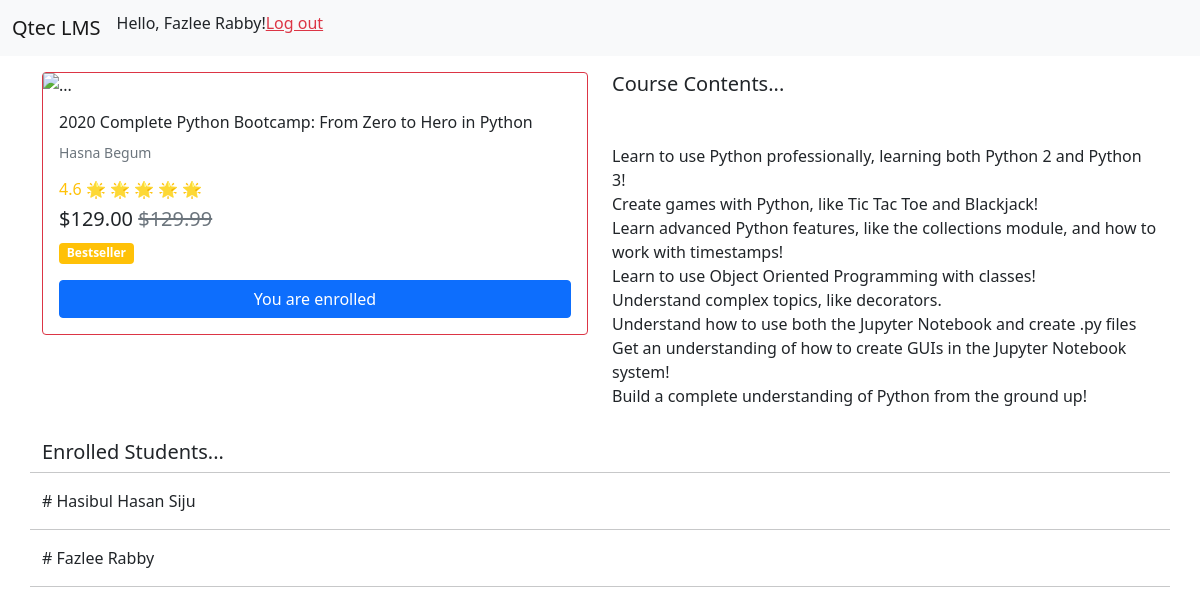
Page /course/1 (signed in) on the committed database.
### core/models.py (models this page shows, shortened)
class Student(models.Model):
    user = models.OneToOneField(User, null=True, on_delete=models.CASCADE)
    name = models.CharField(max_length=200)

class Course(models.Model):
    title = models.CharField(max_length=200)
    cost = models.DecimalField(max_digits=5, decimal_places=2)
    contents = models.TextField(max_length=1000, blank=True)
    students = models.ManyToManyField(
        Student, blank=True, through='Enrollment')
    teacher = models.ForeignKey(Teacher, null=True, on_delete=models.CASCADE)

class Teacher(models.Model):
    user = models.OneToOneField(User, null=True, on_delete=models.CASCADE)
    name = models.CharField(max_length=200)
    def __str__(self):
        return self.name

### core/views.py (the view)
# urls.py: path('course/<str:pk>', views.course_detail),
def course_detail(request, pk):
    course = Course.objects.get(id=pk)
    students = course.students.all()
    print(request.user)
    try:
        if request.user.student:
            not_student = False
            hasib = Student.objects.get(pk=request.user.student.id)
            try:
                if hasib.course_set.get(id=pk):
                    enrolled = True
                else:
                    enrolled = False
            except Course.DoesNotExist:
                enrolled = False
    except AttributeError:
        enrolled = False
        not_student = True
    context = {'course': course, 'students': students,
               'not_student': not_student, 'enrolled': enrolled}
    return render(request, 'core/course_detail.html', context)

### core/templates/core/course_detail.html (shortened to what this page needs)
{% extends 'core/base.html' %} {% block content %}
<div class="row">
  <div class="col">
    <div class="card border-danger">
      <img
        src="https://img-b.udemycdn.com/course/240x135/567828_67d0.jpg?secure=QJrwzi_5KvxLoqUXNJdCKQ%3D%3D%2C1604217487"
        alt="..."
        width="300px"
      />
      <div class="card-body">
        <h6 class="card-title">{{course.title}}</h6>
        <p class="text-secondary"><small>{{course.teacher}}</small></p>
        <h6 class="text-warning">4.6 🌟 🌟 🌟 🌟 🌟</h6>
        <h5>
          ${{course.cost}}
          <span class="text-secondary"><del>$129.99</del></span>
        </h5>
        <span class="badge bg-warning mb-3">Bestseller</span><br />
        {% if not_student %} {%if request.user.groups.exists %}
        <span></span>
        {%ifequal course.teacher.id request.user.teacher.id %}
        <a
          href="/update-course/{{course.id}}"
          style="width: 100%"
          class="btn btn-primary"
          >Update course</a
        >
        {%endifequal%}{%endif%} {% else %} {% if enrolled %}
        <button style="width: 100%" class="btn btn-primary">
          You are enrolled
        </button>
        {% endif %} {% endif %}
      </div>
    </div>
  </div>
  <div class="col">
    <h5 class="mb-5">Course Contents...</h5>
    <p>{{course.contents|linebreaks}}</p>
  </div>
</div>
<div class="row mt-3">
  <h5>Enrolled Students...</h5>
  <hr />
  {% for student in students %}
  <p># {{student.name}}</p>
  <hr />
  {%endfor%}
</div>
{% endblock content %}

### core/templates/core/navbar.html (shortened to what this page needs)
<nav class="navbar navbar-expand-lg navbar-light bg-light mb-3">
  <div class="container-fluid">
    <a class="navbar-brand" href="/">Qtec LMS</a>
    <div class="collapse navbar-collapse" id="navbarSupportedContent">
      <form class="d-flex">
        {%if request.user.is_authenticated%} {% if request.user.is_staff%}
        <h6>Hello, Admin!</h6>
        <h6><a href="/admin" class="ml-2 text-success">Dashboard</a></h6>
        {%else%}
        <h6>
          Hello, {{request.user.student.name}}{{request.user.teacher.name}}!
        </h6>
        {%endif%}
        <h6><a href="/logout" class="ml-2 text-danger">Log out</a></h6>
        {%else%}
        <a href="/login" class="btn btn-outline-success mr-2" type="submit">
          Log in
        </a>
        <a href="/signup" class="btn btn-success" type="submit">Sign up</a>
        {%endif%}
      </form>
    </div>
  </div>
</nav>

### rows in the picture
Course: title "2020 Complete Python Bootcamp: From Zero to Hero in Python", teacher "Hasna Begum", cost "129.00", contents "Learn to use Python professionally, learning both Python 2 and Python 3! Create games with Python, like Tic Tac Toe and Blackjack! Learn advanced Python features, like the collections module, and how to work with timestamps! Learn to use Object Oriented Programming with classes! Understand complex topics, like decorators. Understand how to use both the Jupyter Notebook and create .py files Get an understanding of how to create GUIs in the Jupyter Notebook system! Build a complete understanding of Python from the ground up!"
Student: name "Hasibul Hasan Siju"
Student: name "Fazlee Rabby"

### other values in the picture
{{ request.user.student.name }} "Fazlee Rabby"
